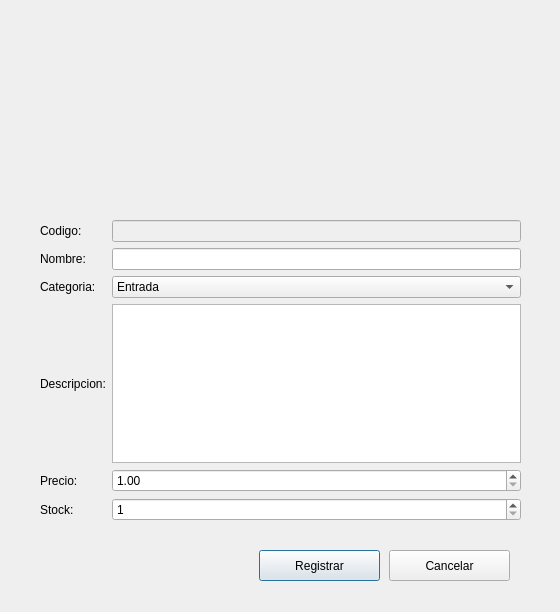
<?xml version="1.0" encoding="UTF-8"?>
<ui version="4.0">
 <class>formRegistrarPlatos</class>
 <widget class="QDialog" name="formRegistrarPlatos">
  <property name="geometry">
   <rect>
    <x>0</x>
    <y>0</y>
    <width>560</width>
    <height>612</height>
   </rect>
  </property>
  <property name="windowTitle">
   <string>Dialog</string>
  </property>
  <widget class="QPushButton" name="PB_Registrar">
   <property name="geometry">
    <rect>
     <x>259</x>
     <y>550</y>
     <width>121</width>
     <height>31</height>
    </rect>
   </property>
   <property name="text">
    <string>Registrar</string>
   </property>
  </widget>
  <widget class="QPushButton" name="PB_Cancelar">
   <property name="geometry">
    <rect>
     <x>389</x>
     <y>550</y>
     <width>121</width>
     <height>31</height>
    </rect>
   </property>
   <property name="text">
    <string>Cancelar</string>
   </property>
  </widget>
  <widget class="QWidget" name="gridLayoutWidget">
   <property name="geometry">
    <rect>
     <x>40</x>
     <y>220</y>
     <width>481</width>
     <height>301</height>
    </rect>
   </property>
   <layout class="QGridLayout" name="gridLayout">
    <item row="0" column="0">
     <widget class="QLabel" name="label_2">
      <property name="text">
       <string>Codigo:</string>
      </property>
     </widget>
    </item>
    <item row="2" column="0">
     <widget class="QLabel" name="label_4">
      <property name="text">
       <string>Categoria:</string>
      </property>
     </widget>
    </item>
    <item row="5" column="0">
     <widget class="QLabel" name="label_7">
      <property name="text">
       <string>Stock:</string>
      </property>
     </widget>
    </item>
    <item row="4" column="0">
     <widget class="QLabel" name="label_6">
      <property name="text">
       <string>Precio:</string>
      </property>
     </widget>
    </item>
    <item row="3" column="0">
     <widget class="QLabel" name="label_5">
      <property name="text">
       <string>Descripcion:</string>
      </property>
     </widget>
    </item>
    <item row="1" column="0">
     <widget class="QLabel" name="label_3">
      <property name="text">
       <string>Nombre:</string>
      </property>
     </widget>
    </item>
    <item row="3" column="1">
     <widget class="QTextEdit" name="getDescripcion"/>
    </item>
    <item row="1" column="1">
     <widget class="QLineEdit" name="getNombre"/>
    </item>
    <item row="0" column="1">
     <widget class="QLineEdit" name="getCodigo">
      <property name="enabled">
       <bool>false</bool>
      </property>
     </widget>
    </item>
    <item row="2" column="1">
     <widget class="QComboBox" name="getCatego">
      <item>
       <property name="text">
        <string>Entrada</string>
       </property>
      </item>
      <item>
       <property name="text">
        <string>Segundo</string>
       </property>
      </item>
      <item>
       <property name="text">
        <string>Aperitivo</string>
       </property>
      </item>
     </widget>
    </item>
    <item row="4" column="1">
     <widget class="QDoubleSpinBox" name="getPrecio">
      <property name="minimum">
       <double>1.000000000000000</double>
      </property>
     </widget>
    </item>
    <item row="5" column="1">
     <widget class="QSpinBox" name="getStock">
      <property name="minimum">
       <number>1</number>
      </property>
      <property name="maximum">
       <number>200</number>
      </property>
     </widget>
    </item>
   </layout>
  </widget>
  <widget class="QLabel" name="img">
   <property name="geometry">
    <rect>
     <x>150</x>
     <y>10</y>
     <width>241</width>
     <height>201</height>
    </rect>
   </property>
   <property name="text">
    <string/>
   </property>
   <property name="pixmap">
    <pixmap resource="recursos.qrc">:/recur/imagenes/281776-200.png</pixmap>
   </property>
   <property name="scaledContents">
    <bool>true</bool>
   </property>
  </widget>
 </widget>
 <resources>
  <include location="recursos.qrc"/>
 </resources>
 <connections/>
</ui>
